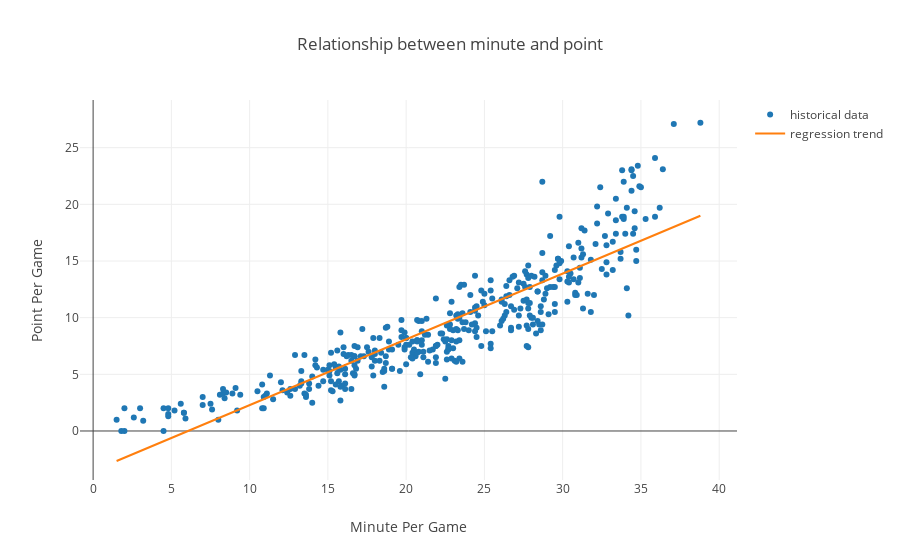

Notebook code for this chart:
### Code cell
# plotting
pyo.iplot(fig)

### Figure 1 — Plotly figure (JSON) as saved in the notebook; plotly's stock layout.template omitted (floating-point values rounded to 4 significant figures; data arrays with more than 128 entries replaced by an {"elided": "..."} marker saying what was removed)
{"data": [{"mode": "markers", "name": "historical data", "type": "scatter", "uid": "c8cbb2c9-e594-457f-acba-8050ece6509b", "x": {"elided": "392 float values"}, "y": {"elided": "392 float values"}}, {"mode": "lines", "name": "regression trend", "type": "scatter", "uid": "bf3980a6-be8e-44ee-9331-519d3077c09e", "x": {"elided": "392 float values"}, "y": {"elided": "392 float values"}}], "layout": {"hovermode": "closest", "title": {"text": "Relationship between minute and point"}, "xaxis": {"title": {"text": "Minute Per Game"}}, "yaxis": {"title": {"text": "Point Per Game"}}}}
